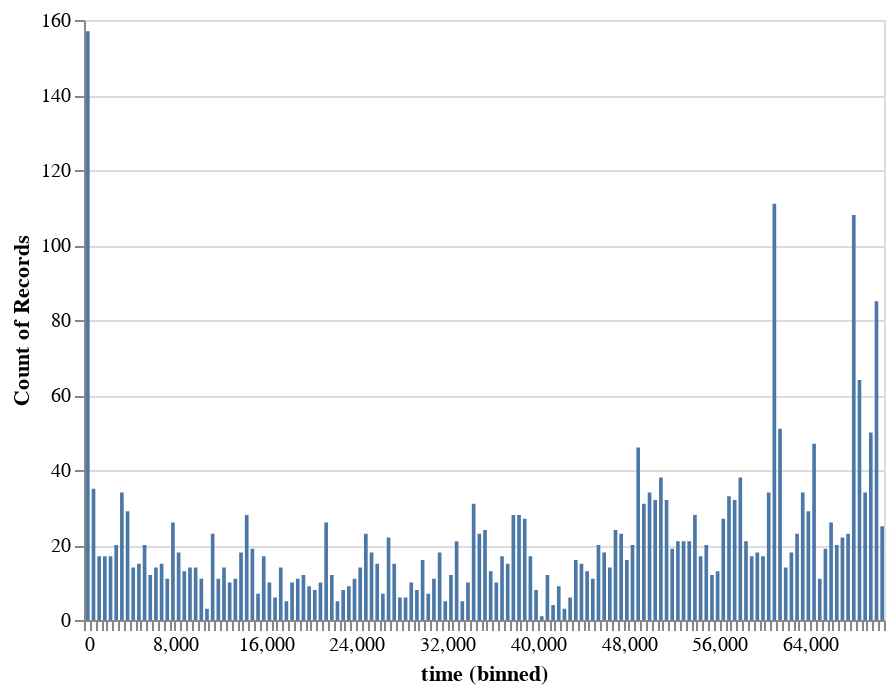

Here is the notebook cell this chart was saved with:
### Code cell
import altair as alt

# histogram
# mark_bar: 棒狀 mark_point: 點
chart = alt.Chart(df).mark_bar().encode(x=alt.X("time", bin=alt.BinParams(step=500)), y="count()")
chart.interactive()

### Figure 1 — Vega-Lite specification as saved in the notebook (floating-point values rounded to 4 significant figures; data arrays with more than 128 entries replaced by an {"elided": "..."} marker saying what was removed)
{"config": {"view": {"continuousWidth": 400, "continuousHeight": 300}}, "data": {"name": "data-b0577f1be006e41c198d3c7bd40034d1"}, "mark": "bar", "encoding": {"x": {"bin": {"step": 500}, "field": "time", "type": "quantitative"}, "y": {"aggregate": "count", "type": "quantitative"}}, "selection": {"selector002": {"type": "interval", "bind": "scales", "encodings": ["x", "y"]}}, "$schema": "https://vega.github.io/schema/vega-lite/v4.17.0.json", "datasets": {"data-b0577f1be006e41c198d3c7bd40034d1": {"elided": "3001 records"}}}
